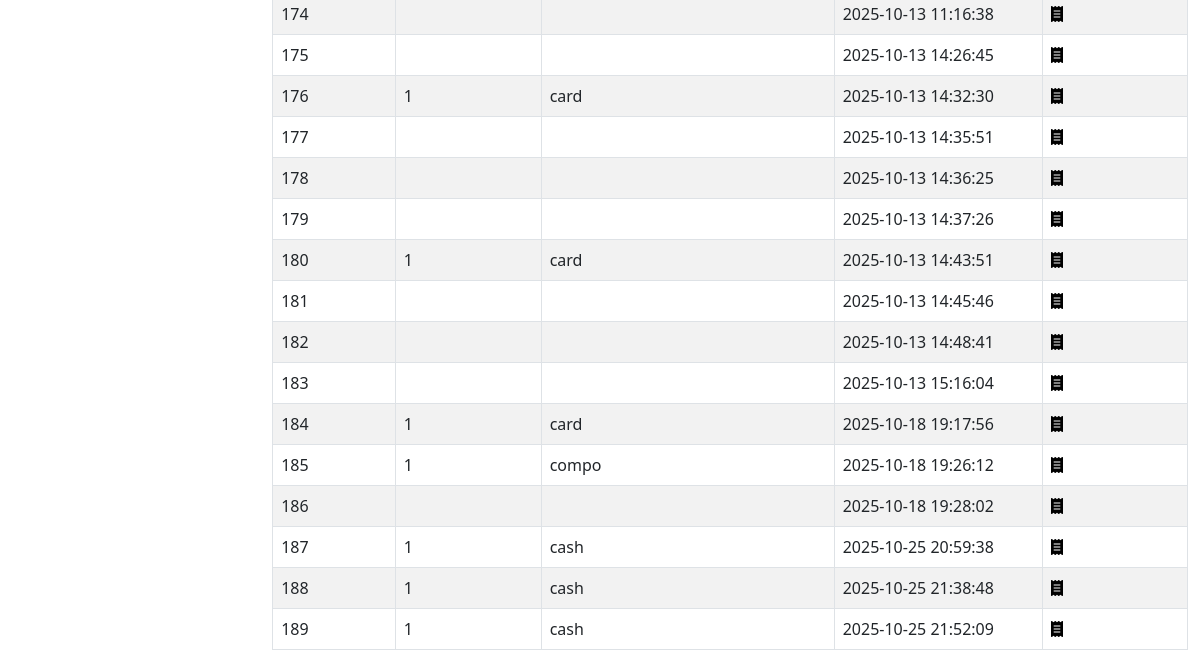
Before: /adminSide/panel/bill-panel.php (signed in, lower part) with the older database file.
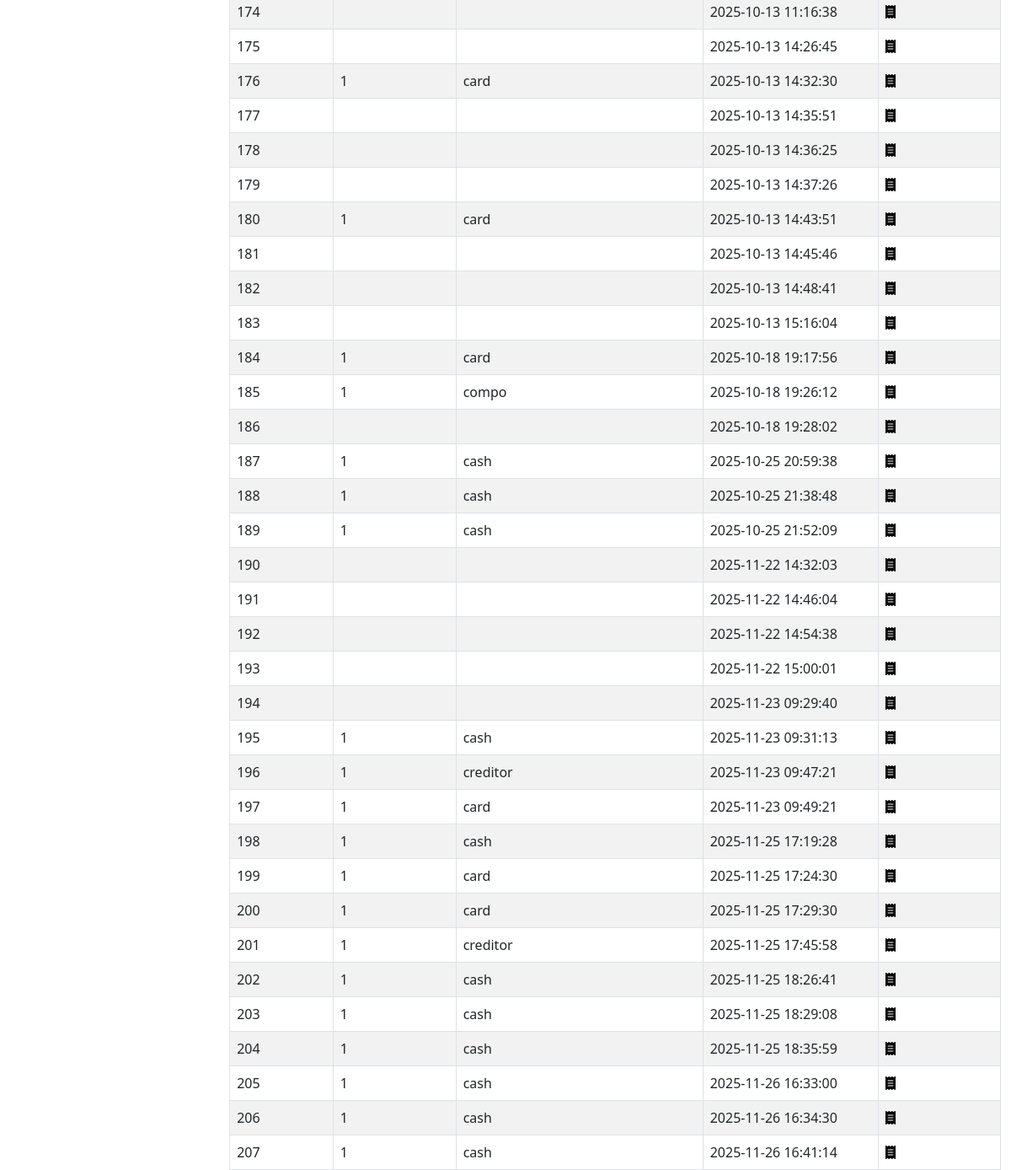
After: the same page with the newer database file.
### tables this page shows
CREATE TABLE `bills` (
  `bill_id` int(11) NOT NULL,
  `staff_id` int(11) DEFAULT NULL,
  `member_id` int(11) DEFAULT NULL,
  `reservation_id` int(11) DEFAULT NULL,
  `table_id` int(11) DEFAULT NULL,
  `card_id` int(11) DEFAULT NULL,
  `payment_method` varchar(255) DEFAULT NULL,
  `bill_time` datetime DEFAULT NULL,
  `payment_time` datetime DEFAULT NULL,
  `creditor_id` int(11) DEFAULT NULL,
  `authorizing_staff_id` int(11) DEFAULT NULL
);

### adminSide/panel/bill-panel.php (the view, shortened to what this page needs)
<?php include '../inc/dashHeader.php'; ?>
<div class="wrapper">
    <div class="container-fluid pt-5 pl-600">
        <div class="row">
            <div class="m-50">
                <?php
                require_once "../config.php";
                if (isset($_POST['search'])) {
                    if (!empty($_POST['search'])) {
                        $search = $_POST['search'];
                        $sql = "SELECT * FROM bills WHERE table_id LIKE '%$search%' OR payment_method LIKE '%$search%' OR bill_id LIKE '%$search%' OR card_id LIKE '%$search%'";
                    } else {
                        $sql = "SELECT * FROM bills ORDER BY bill_id;";
                    }
                } else {
                    $sql = "SELECT * FROM bills ORDER BY bill_id;";
                }
                if ($result = mysqli_query($link, $sql)) {
                    if (mysqli_num_rows($result) > 0) {
                        echo '<div class="table-responsive">';
                        echo '<table class="table table-bordered table-striped mb-0" >';
                        echo "<tbody>";
                        while ($row = mysqli_fetch_array($result)) {
                            echo "<tr>";
                            echo "<td>" . $row['bill_id'] . "</td>";
                            echo "<td>" . $row['staff_id'] . "</td>";
                            echo "<td>" . $row['payment_method'] . "</td>";
                            echo "<td>" . $row['bill_time'] . "</td>";
                            echo "<td>";
                            echo '<a href="../posBackend/receipt.php?bill_id='. $row['bill_id'] .'" title="Receipt" data-toggle="tooltip"><span class="fa fa-receipt text-black"></span></a>';
                            echo "</td>";
                            echo "</tr>";
                        }
                        echo "</tbody>";
                        echo "</table>";
                        echo '</div>';
                    } else {
                        echo '<div class="alert alert-danger"><em>No records were found.</em></div>';
                    }
                } else {
                    echo "Oops! Something went wrong. Please try again later.";
                }
                ?>
            </div>
        </div>
    </div>
</div>
<?php include '../inc/dashFooter.php'; ?>

Changed rows visible on the page:
added bills: bill_id "190", bill_time "2025-11-22 14:32:03"
added bills: bill_id "191", bill_time "2025-11-22 14:46:04"
added bills: bill_id "192", bill_time "2025-11-22 14:54:38"
added bills: bill_id "193", bill_time "2025-11-22 15:00:01"
added bills: bill_id "194", bill_time "2025-11-23 09:29:40"
added bills: bill_id "195", staff "1", payment_method "cash", bill_time "2025-11-23 09:31:13"
added bills: bill_id "196", staff "1", payment_method "creditor", bill_time "2025-11-23 09:47:21"
added bills: bill_id "197", staff "1", payment_method "card", bill_time "2025-11-23 09:49:21"
added bills: bill_id "198", staff "1", payment_method "cash", bill_time "2025-11-25 17:19:28"
added bills: bill_id "199", staff "1", payment_method "card", bill_time "2025-11-25 17:24:30"
added bills: bill_id "200", staff "1", payment_method "card", bill_time "2025-11-25 17:29:30"
added bills: bill_id "201", staff "1", payment_method "creditor", bill_time "2025-11-25 17:45:58"
added bills: bill_id "202", staff "1", payment_method "cash", bill_time "2025-11-25 18:26:41"
added bills: bill_id "203", staff "1", payment_method "cash", bill_time "2025-11-25 18:29:08"
added bills: bill_id "204", staff "1", payment_method "cash", bill_time "2025-11-25 18:35:59"
added bills: bill_id "205", staff "1", payment_method "cash", bill_time "2025-11-26 16:33:00"
added bills: bill_id "206", staff "1", payment_method "cash", bill_time "2025-11-26 16:34:30"
added bills: bill_id "207", staff "1", payment_method "cash", bill_time "2025-11-26 16:41:14"
